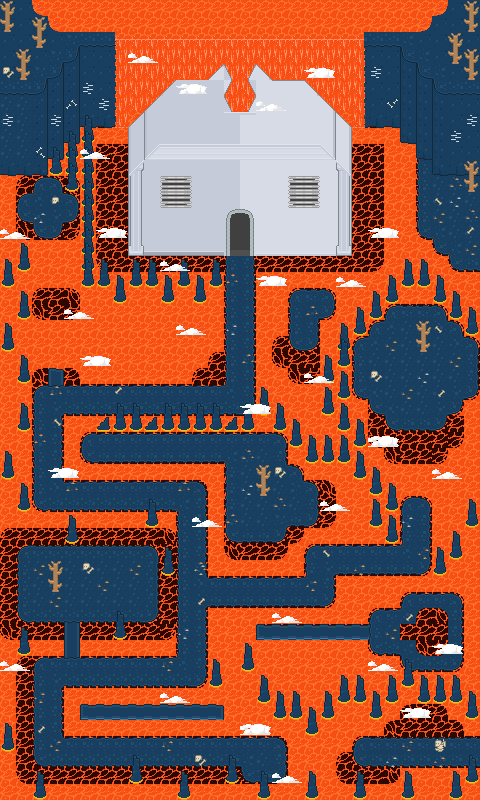

A 2D game scene composited from a Tiled map and its tileset images. What follows is a short description and the map's XML, with each tile layer's data collapsed to a summary:
An orthogonal 30x50 tile map with 16x16 px tiles, 8 tile layers (lava, background, inter, middle, ...).

<map version="1.2" tiledversion="1.2.2" orientation="orthogonal" renderorder="left-up" width="30" height="50" tilewidth="16" tileheight="16" infinite="0" nextlayerid="9" nextobjectid="1">
 <tileset firstgid="1" source="basic_tileset.tsx" />
 <layer id="8" name="lava" width="30" height="50">
  <data>[1500 cells, 78 non-empty, 3 distinct tile ids]</data>
 </layer>
 <layer id="1" name="background" width="30" height="50">
  <data>[1500 cells, 1302 non-empty, 9 distinct tile ids]</data>
 </layer>
 <layer id="7" name="inter" width="30" height="50">
  <data>[1500 cells, 62 non-empty, 4 distinct tile ids]</data>
 </layer>
 <layer id="2" name="middle" width="30" height="50">
  <data>[1500 cells, 572 non-empty, 43 distinct tile ids]</data>
 </layer>
 <layer id="3" name="foreground" width="30" height="50">
  <data>[1500 cells, 77 non-empty, 14 distinct tile ids]</data>
 </layer>
 <layer id="4" name="beforeDetails" width="30" height="50">
  <data>[1500 cells, 82 non-empty, 13 distinct tile ids]</data>
 </layer>
 <layer id="5" name="details" width="30" height="50">
  <data>[1500 cells, 344 non-empty, 27 distinct tile ids]</data>
 </layer>
 <layer id="6" name="Calque 6" width="30" height="50">
  <data>[1500 cells, 104 non-empty, 15 distinct tile ids]</data>
 </layer>
</map>
